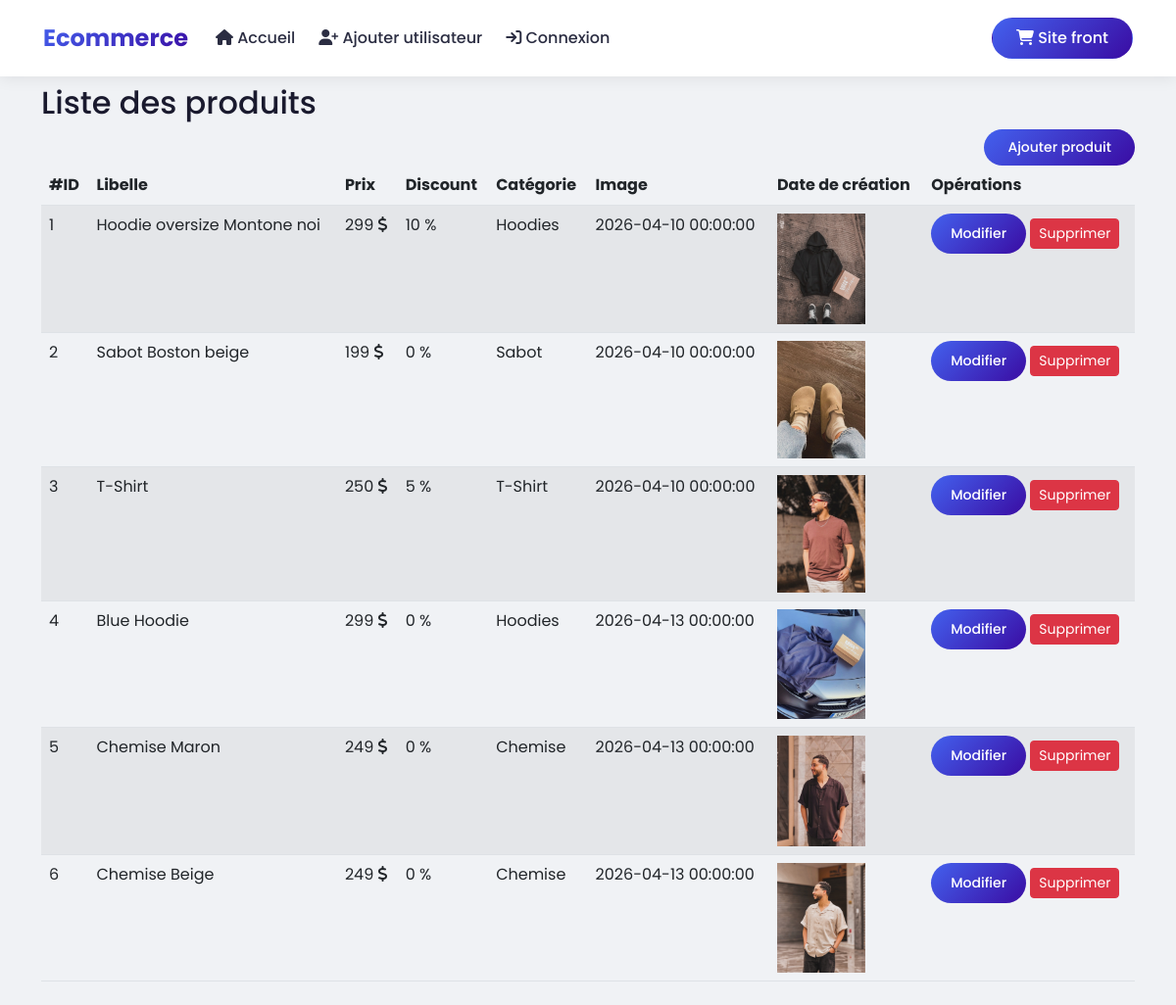
/produits.php, run on the app's committed database.
### tables this page shows
CREATE TABLE `produit` (
  `id` int(11) NOT NULL,
  `libelle` varchar(100) NOT NULL,
  `prix` decimal(10,0) NOT NULL,
  `discount` int(11) NOT NULL,
  `id_categorie` int(11) NOT NULL,
  `date_creation` datetime NOT NULL,
  `description` varchar(255) NOT NULL,
  `image` varchar(150) NOT NULL
);

CREATE TABLE `categorie` (
  `id` int(11) NOT NULL,
  `libelle` varchar(100) NOT NULL,
  `description` varchar(255) NOT NULL,
  `date_creation` datetime NOT NULL DEFAULT current_timestamp(),
  `icone` varchar(200) NOT NULL
);

### produits.php (the view, shortened to what this page needs)
<!doctype html>
<html lang="en">
<head>
    <?php include 'include/head.php' ?>
</head>
<body>
    <?php include 'include/nav.php' ?>
    <div class="container py-2">
        <h2>Liste des produits</h2>
        <a href="ajouter_produit.php" class="btn btn-primary float-end btn-sm">Ajouter produit</a>
        <table class="table table-striped table-hover">
            <thead>
                <tr>
                    <th>#ID</th>
                    <th>Libelle</th>
                    <th>Prix</th>
                    <th>Discount</th>
                    <th>Catégorie</th>
                    <th>Image</th>
                    <th>Date de création</th>
                    <th>Opérations</th>
                </tr>
            </thead>
            <tbody>
                <?php
                require_once 'include/database.php';
                $categories = $pdo->query("SELECT produit.*,categorie.libelle as 'categorie_libelle' FROM produit INNER JOIN categorie ON produit.id_categorie = categorie.id")->fetchAll(PDO::FETCH_OBJ);
                foreach ($categories as $produit) {
                    $prix = $produit->prix;
                    $discount = $produit->discount;
                    ?>
                    <tr>
                        <td><?= $produit->id ?></td>
                        <td><?= $produit->libelle ?></td>
                        <td><?= $prix ?> <i class="fa fa-solid fa-dollar"></i></td>
                        <td><?= $discount ?> %</td>
                        <td><?= $produit->categorie_libelle ?></td>
                        <td><?= $produit->date_creation ?></td>
                        <td><img class="img-fluid" width="90" src="upload/produit/<?= $produit->image ?>"
                                alt="<?= $produit->libelle ?>"></td>
                        <td>
                            <a class="btn btn-primary btn-sm"
                                href="modifier_produit.php?id=<?php echo $produit->id ?>">Modifier</a>
                            <a class="btn btn-danger btn-sm" href="supprimer_produit.php?id=<?php echo $produit->id ?>"
                                onclick="return confirm('Voulez vous vraiment supprimer le produit <?php echo $produit->libelle ?> ?')">Supprimer</a>
                        </td>
                    </tr>
                    <?php
                }
                ?>
            </tbody>
        </table>
    </div>
</body>
</html>

### include/head.php (shortened to what this page needs)
<link href="https://cdn.jsdelivr.net/npm/bootstrap@5.2.2/dist/css/bootstrap.min.css" rel="stylesheet"
>
<link href="https://cdnjs.cloudflare.com/ajax/libs/font-awesome/6.2.0/css/all.min.css" rel="stylesheet" type="text/css">
<link rel="stylesheet" href="assets/css/style.css">

### include/nav.php (shortened to what this page needs)
<?php
$connecte = false;
?>
<nav class="navbar navbar-expand-lg bg-light">
    <div class="container-fluid">
        <a class="navbar-brand" href="#">Ecommerce</a>
        <?php
        $currentPage = $_SERVER['PHP_SELF'];
        ?>
        <div class="collapse navbar-collapse" id="navbarNav">
            <ul class="navbar-nav">
                <li class="nav-item">
                    <a class="nav-link <?php if ($currentPage == '/ecommerce/index.php')
                        echo 'active' ?>"
                            aria-current="page" href="index.php"><i class="fa-solid fa-home"></i> Accueil</a>
                    </li>
                    <li class="nav-item">
                        <a class="nav-link <?php if ($currentPage == '/ecommerce/ajouter_utilisateur.php')
                        echo 'active' ?>"
                            aria-current="page" href="ajouter_utilisateur.php"><i class="fa-solid fa-user-plus"></i>
                            Ajouter utilisateur</a>
                    </li>
                    <?php
                    if ($connecte) {
                        ?>
                    <li class="nav-item">
                        <a class="nav-link <?php if ($currentPage == '/ecommerce/categories.php')
                            echo 'active' ?>"
                                aria-current="page" href="categories.php"><i class="fa-brands fa-dropbox"></i> Liste des
                                catégories</a>
                        </li>
                        <li class="nav-item">
                            <a class="nav-link <?php if ($currentPage == '/ecommerce/produits.php')
                            echo 'active' ?>"
                                aria-current="page" href="produits.php"><i class="fa-solid fa-tag"></i>
                                Liste des produits</a>
                        </li>
                        <li class="nav-item">
                            <a class="nav-link <?php if ($currentPage == '/ecommerce/commandes.php')
                            echo 'active' ?>"
                                aria-current="page" href="commandes.php"><i class="fa-solid fa-barcode"></i> Commandes</a>
                        </li>
                        <li class="nav-item">
                            <a class="nav-link" aria-current="page" href="deconnexion.php"><i
                                    class="fa-solid fa-right-from-bracket"></i> Déconnexion</a>
                        </li>
                    <?php
                    } else {
                        ?>
                    <li class="nav-item">
                        <a class="nav-link <?php if ($currentPage == '/ecommerce/connexion.php')
                            echo 'active' ?>"
                                href="connexion.php"><i class="fa-solid fa-arrow-right-to-bracket"></i> Connexion</a>
                        </li>
                    <?php
                    }
                    ?>
            </ul>
        </div>
        <a class="btn float-end" href="front/"><i class="fa-solid fa-cart-shopping"></i> Site front</a>
    </div>
</nav>

### assets/css/style.css (style rules this page uses)
:root { --primary: #4361ee; --primary-dark: #3a0ca3; --secondary: #f72585; --success: #2ec973; --danger: #ef476f; --dark: #1a1a2e; --gray: #6c757d; --light: #f0f2f5; --white: #ffffff; }
* { margin: 0; padding: 0; box-sizing: border-box; }
body { font-family: "Poppins", sans-serif; background: var(--light); color: var(--dark); }
.navbar { background: var(--white) !important; box-shadow: 0 2px 15px rgba(0, 0, 0, 0.08); padding: 1rem 2rem; }
.navbar-brand { font-weight: 700; font-size: 1.5rem; background: linear-gradient(135deg, var(--primary), var(--primary-dark)); background-clip: text; -webkit-background-clip: text; color: transparent !important; }
.navbar-nav .nav-link { font-weight: 500; color: #2b2d42 !important; margin: 0 0.25rem; padding: 0.5rem 1rem; border-radius: 10px; transition: all 0.3s; }
.btn.float-end { background: linear-gradient(135deg, var(--primary), var(--primary-dark)); color: var(--white); border-radius: 30px; padding: 0.5rem 1.5rem; font-weight: 500; transition: all 0.3s; }
.btn-primary { background: linear-gradient(135deg, var(--primary), var(--primary-dark)); border: none; border-radius: 30px; padding: 10px 20px; font-weight: 500; transition: all 0.3s; cursor: pointer; }

### data on the page
produit: id "1", libelle "Hoodie oversize Montone noi", prix "299", discount "10", id_categorie.libelle "Hoodies", date_creation "2026-04-10 00:00:00", image (picture)
produit: id "2", libelle "Sabot Boston beige", prix "199", discount "0", id_categorie.libelle "Sabot", date_creation "2026-04-10 00:00:00", image (picture)
produit: id "3", libelle "T-Shirt", prix "250", discount "5", id_categorie.libelle "T-Shirt", date_creation "2026-04-10 00:00:00", image (picture)
produit: id "4", libelle "Blue Hoodie", prix "299", discount "0", id_categorie.libelle "Hoodies", date_creation "2026-04-13 00:00:00", image (picture)
produit: id "5", libelle "Chemise Maron", prix "249", discount "0", id_categorie.libelle "Chemise", date_creation "2026-04-13 00:00:00", image (picture)
produit: id "6", libelle "Chemise Beige", prix "249", discount "0", id_categorie.libelle "Chemise", date_creation "2026-04-13 00:00:00", image (picture)
